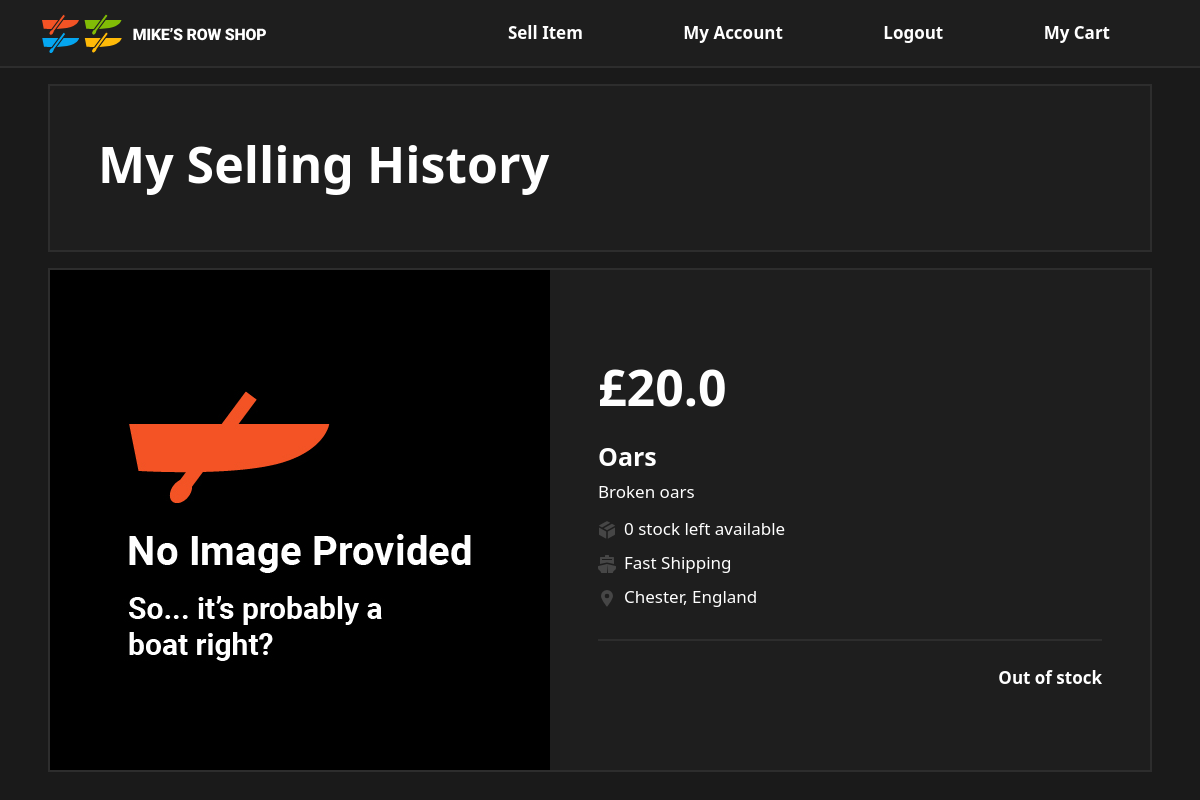
Screenshot of /my_products (signed in) with the database file from the repository.
### app/models.py (models this page shows, shortened)
class items(db.Model):
    id = db.Column(db.Integer, primary_key=True)
    seller_id = db.Column(
        db.Integer, db.ForeignKey('users.id'), nullable=False)
    name = db.Column(db.String(20), nullable=False)
    price = db.Column(db.Float, nullable=False)
    description = db.Column(db.String(200), nullable=False)
    category = db.Column(db.String(20), nullable=False)
    stock_quantity = db.Column(db.Integer, nullable=False)
    location = db.Column(db.String(50), nullable=False)
    shipping_method = db.Column(db.String(20), nullable=False)
    shipping_price = db.Column(db.Float, nullable=False)
    image = db.Column(db.String(20), nullable=False, default='default.jpg')
    active = db.Column(db.Boolean)

### app/views.py (the view)
@app.route('/my_products')
@login_required
def view_selling():
    user_id = current_user.id
    products = items.query.filter_by(seller_id=user_id).all()
    return render_template('view_selling_template.html', title='My Products', products=products)

### app/models.py (called while the page is built)
@login_manager.user_loader
def load_user(user_id):
    return Users.query.get(int(user_id))

### app/templates/view_selling_template.html
{% extends "boilerPlate.html" %}
{% block content %}
<div class="mx-5 p-5 l2_background bordered my-3">
    <h1 class="extra-large-text">My Selling History</h1>
</div>
{% for item in products %}
<div class="mx-5 l2_background bordered d-flex flex-lg-row flex-column align-items-lg-center align-items-start mb-3">
    <img class="img-fluid mb-4 mb-lg-0 align-self-lg-start align-self-center" src="static/images/{{ item.image }}" alt="item image" class="me-5">
    <div class="d-flex flex-column px-sm-5 px-4 align-items-start justify-content-center item-details">
        <p class="extra-large-text">£{{ item.price }}</p>
        <h2 class="stand-out-text">{{ item.name }}</h2>
        <p>{{ item.description }}</p>
        <p class="remove-line-height"><img class="me-2" src="{{ url_for('static', filename='icons/Smock_Box_18_N.svg') }}" alt="Stock quantity icon">{{ item.stock_quantity }} stock left available</p>
        <p class="remove-line-height"><img class="me-2" src="{{ url_for('static', filename='icons/Smock_Ship_18_N.svg') }}" alt="Shipping icon">{{ item.shipping_method }}</p>
        <p class="remove-line-height"><img class="me-2" src="{{ url_for('static', filename='icons/Smock_Location_18_N.svg') }}" alt="Location icon">{{ item.location }}</p>
        {% if item.stock_quantity == 0 %}
        <hr class="button-divider-hr mb-4">
        <p class="align-self-end mb-5 mb-lg-0 bold">Out of stock</p>
        {% endif %}
    </div>
</div>
{% endfor %}
{% endblock %}

### app/static/main.css (style rules this page uses)
:root { --level1-color: #1A1A1A; --level2-color: #1E1E1E; --border-color: #2D2D2D; --main-action: #0265DC; --main-action-hover: #024494; --danger-action: #ff3300; --danger-action-hover: #630707; --border-radius: 2px; --font-size: 17px; --font-large: 25px; --font-extra-large: 50px; font-family: Roboto, sans-serif; --square-size: 2.3vw; }
.l2_background { background-color: var(--level2-color); color: #FFFFFF; }
body { background-color: var(--level1-color); color: #FFFFFF; font-size: var(--font-size); }
.bordered { border: var(--border-color) solid var(--border-radius); }
.remove-line-height { line-height: 0; }
.stand-out-text { font-size: var(--font-large); font-weight: bold; }
.extra-large-text { font-size: var(--font-extra-large); font-weight: bold; }
.bold { font-weight: bold; }
.button-divider-hr { height: var(--border-radius); width: 100%; background-color: var(--border-color); color: var(--border-color); opacity: 1; }
.item-details { width: 100%; height: auto; }

### rows the page displays
items: image (placeholder picture), price "20.0", name "Oars", description "Broken oars", stock_quantity "0", shipping_method "Fast Shipping", location "Chester, England", shows "Out of stock"
